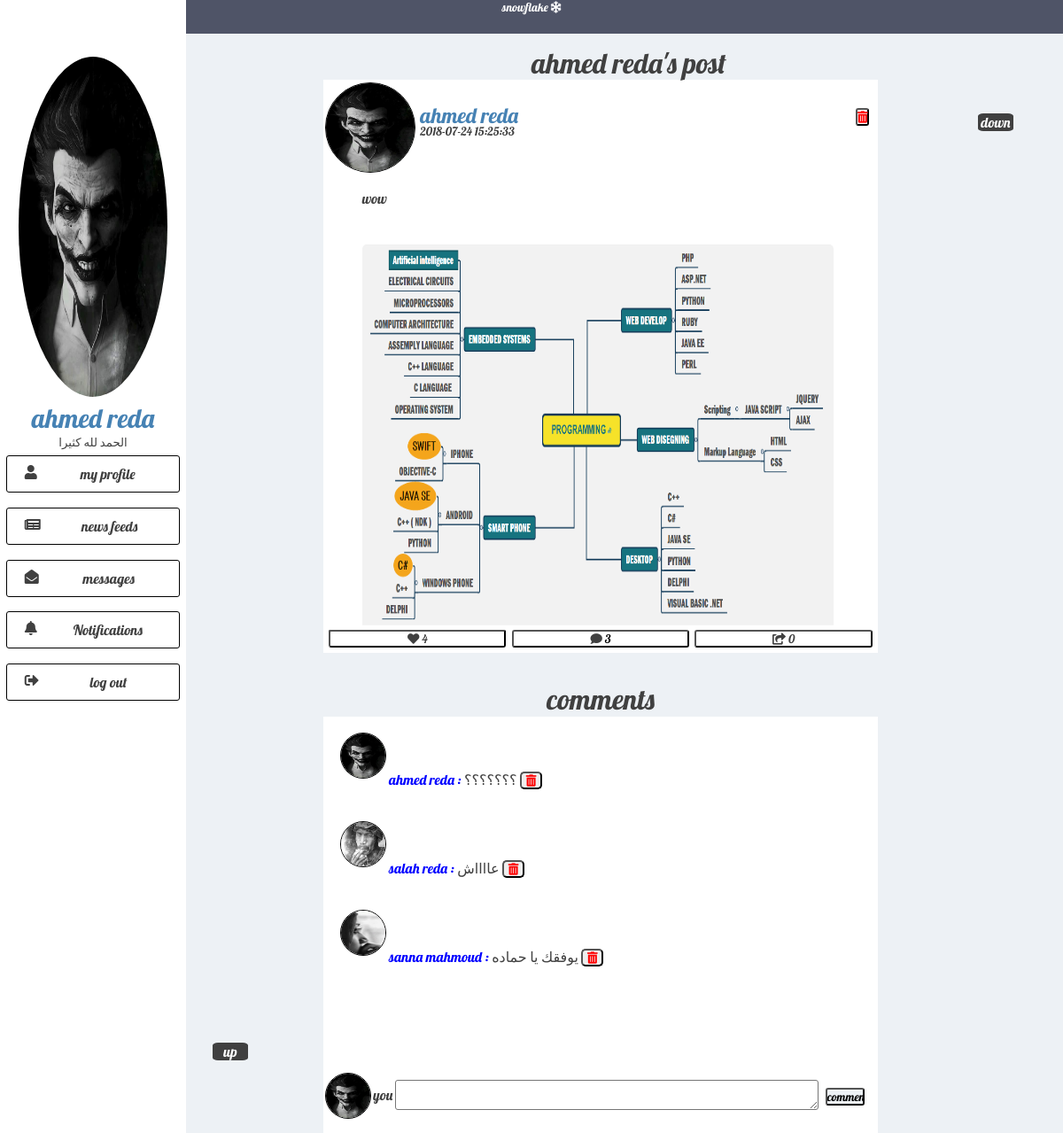
Screenshot of /?PG=S_post&post_id=124 (signed in) with the database file from the repository.
### tables this page shows
CREATE TABLE `posts` (
  `id` int(11) NOT NULL,
  `text` varchar(500) DEFAULT NULL,
  `time` timestamp NOT NULL DEFAULT CURRENT_TIMESTAMP,
  `likes` int(11) DEFAULT '0',
  `comments` int(11) DEFAULT '0',
  `share` int(11) DEFAULT '0',
  `user_id` int(11) NOT NULL
);

CREATE TABLE `users` (
  `id` int(11) NOT NULL,
  `username` varchar(150) NOT NULL,
  `password` varchar(500) NOT NULL,
  `email` varchar(150) NOT NULL,
  `birth_day` varchar(150) DEFAULT NULL,
  `bio` varchar(500) DEFAULT NULL,
  `job` varchar(150) DEFAULT NULL,
  `city` varchar(150) DEFAULT NULL,
  `time` timestamp NOT NULL DEFAULT CURRENT_TIMESTAMP ON UPDATE CURRENT_TIMESTAMP,
  `secret` varchar(150) NOT NULL
);

CREATE TABLE `comment` (
  `id` int(11) NOT NULL,
  `text` varchar(150) NOT NULL,
  `time` timestamp NULL DEFAULT CURRENT_TIMESTAMP,
  `post_id` int(11) NOT NULL,
  `user_id` int(11) NOT NULL
);

### includes/special/S_post.php (the view, shortened to what this page needs)
<?php
include_once('phpDB/connectDB.php');
	$query="SELECT posts.* , users.id , users.username FROM posts INNER JOIN users ON posts.user_id=users.id WHERE posts.id ='".post_id."' ORDER BY `posts`.`time` DESC;";
			$result=mysqli_query($connect,$query);
			$row=mysqli_fetch_row($result);
		$post_user_name=$row[8];
?>
<a href="#bottom"><div class="go">down</div></a>
<a href="#top"><div class="go" style="top:92%;
	left: 20%;">up</div></a>
<link rel="stylesheet" href="css/S_post.css">
<h1 style=" position: fixed; top:4%;left:50%; z-index: 10;"><?php echo $post_user_name ;?>'s post</h1>
<br>
<br>
<br>
	<div id="posts">
		<?php
				echo'
		<form  class="post the_post" >
			<img src="cloud/'.$row[7].'/profile.jpg?v='.$_SESSION["my_version"].'">
		<a href="?PG=S_profile&S_user_id='.$row[7].'"><h2 style="color:steelblue!important;">'.$row[8].'</h2></a>
			<h5>'.$row[2].'</h5>
			<p style="padding-bottom:30px;">'.$row[1].'</p>
				';
				if(file_exists('cloud/'.$row[7].'/pro_post_img/'.$row[0].'.jpg'))
				{
					echo '<div class="post_img"><img src="cloud/'.$row[7].'/pro_post_img/'.$row[0].'.jpg"></div>';
				}
		if($row[7]==$_SESSION["id"])
		{
			echo'
			<button  type="submit" class="delete" style="width:15px!important;top:5%!important;left:95%!important;"><i class="fas fa-trash-alt" style="color:red!important;"></i><button>
			';
		}
				echo'
			<button  type="submit" class="share therdbutton" id="B_share'.$row[0].'" ><i class="fas fa-share-square" id="I_share'.$row[0].'"> </i><span id="C_share'.$row[0].'" value="'.$row[5].'"> '.$row[5].'</span></button>
			<button  type="submit" class="comment secondbutton" ><i class="fas fa-comment"></i> '.$row[4].'</button>
			<button type="submit" id="B_like'.$row[0].'" class="like firstbutton" > <i class="fas fa-heart" id="I_like'.$row[0].'" ></i><span id="C_like'.$row[0].'" value="'.$row[2].'"> '.$row[3].'</span> </button>
			';
			echo '
			<input type="hidden" name="post_id" value="'.$row[0].'">
			<input type="hidden" name="type" id="type'.$row[0].'" value="unliked">
			<input type="hidden" name="which" class="which" value="none">
			<input type="hidden" name="who" value="post">
		</form>
		<h1 style="display: inline-block!important;">comments</h1>
		';
		include_once('phpDB/connectDB.php');
			$query="SELECT posts.user_id FROM comment INNER JOIN posts ON comment.post_id=posts.id WHERE comment.post_id ='".post_id."' ORDER BY `comment`.`time` ASC;";
			$result=mysqli_query($connect,$query);
			$row=mysqli_fetch_row($result);
			$post_user=$row[0];
		$query="SELECT comment.* , users.id , users.username FROM comment INNER JOIN users ON comment.user_id=users.id WHERE comment.post_id ='".post_id."' ORDER BY `comment`.`time` ASC;";
			$result=mysqli_query($connect,$query);
			while ($row=mysqli_fetch_row($result))
			{
				echo'
			<form class="comments" action="phpDB/like.php"  method="post" enctype="multipart/form-data"  >
			<img class="U_profile" src="cloud/'.$row[5].'/profile.jpg?v='.$_SESSION["my_version"].'">
			<a href ="?PG=S_profile&S_user_id='.$row[4].'"><p><span style="color:blue!important;">'.$row[6].' : </span>'.$row[1].'</p></a>
			';
			if($row[4]==$_SESSION["id"]||$post_user==$_SESSION["id"])
			{
			echo '
			<button type="submit" style="width:25px!important;"><i class="fas fa-trash-alt" style="color:red!important;"></i></button>
			';
			}
			echo'
			<input type="hidden" name="comment_id"  value="'.$row[0].'">
			<input type="hidden" name="post_id" value="'.$_GET["post_id"].'">
			<input type="hidden" name="who"  value="comment_delete">
			</form>
		';
			}
		echo '<div class="comments">
		<form class="message" action="phpDB/like.php"  method="post" enctype="multipart/form-data" >
					<img class="C_profile" src="cloud/'.$_SESSION["id"].'/profile.jpg?v='.$_SESSION["my_version"].'">
					<h4>you </h4>
				<textarea name="comment"></textarea>
				<input type="hidden" name="post_id" value="'.$_GET["post_id"].'">
				<input type="hidden" name="who" value="insert_comment">
				<input type="submit" value="comment" >
			</form>
			</div>
		';
	?>
</div>

### css/index.css (style rules this page uses)
* { color: #404040!important; font-family: 'Lobster', cursive; font-weight:100!important; margin: 0; padding: 0; }
input,textarea,button { color: #000!important; border-radius: 5px; }
input[type="submit"],input[type="reset"],button { color: #000!important; }
body { width: 100%; min-height:580px; position: relative; background-color:#edf1f5; background-repeat: no-repeat; background-size: 100% 100%; background-attachment:fixed; }
.go { width: 40px; height: 20px; background-color:#404040; border-radius:15%; position: fixed; top:10%; left: 92%; color: white!important; text-align: center; z-index: 10; cursor: pointer; }

### css/S_post.css (style rules this page uses)
#posts { text-align:center; position: relative; margin-left: 13%; }
#posts .post { width: 60%; min-height:150px; margin: auto; margin-top:30px; position: relative; text-align: left; background-color:#ffffff; }
#posts .post img:first-child { width: 100px; height: 100px; border: 1px solid black; border-radius:50%; margin:0.4% 0.4%; }
#posts .post h2 { display: inline-block; position: absolute; margin:4% 0.4%; }
#posts .post h5 { display: inline-block; position: absolute; margin:8% 0.4%; }
#posts .post p { margin: 2%; margin-left: 7%; }
#posts .post button { position: absolute; top:96%; width: 32%; margin-left: 1%; background-color: white; border-radius:3px; }
#posts .post .firstbutton { left:0%; }
#posts .post .secondbutton { left:33%; }
#posts .post .therdbutton { left:66%; }
#posts .post .post_img { width: 100%; }
#posts .post .post_img img { min-width:85% ; min-height: 430px; max-width:500px ; margin-left: 7%; display: block; padding-bottom: 5%; margin-bottom: 5%; border: 0; border-radius: 5px; }
.comments { width: 60%; min-height:100px; margin: auto; position: relative; text-align: left; background-color:#ffffff; }
.comments p { padding-top:0%; padding-left:0%; display: inline-block; }
.message { width: 100%; min-height:70px; text-align: left; background-color:#ffffff; position: absolute; top:100%; left: 0%; }
.C_profile { width: 50px!important; height: 50px!important; border: 1px solid black; border-radius:50%; margin:0.4% 0.4%; }
.U_profile { width: 50px!important; height: 50px!important; border: 1px solid black; border-radius:50%; margin:3% 0% 1% 3%; }
.message h4 { display: inline-block; position:absolute; top:25%; left: 9%; }
textarea { position:absolute; top:15%; left: 13%; width: 76%; border-radius: 3px; }
input[type="submit"] { position:absolute; top:27%; left: 90.5%; width: 7%; border-radius: 3px; background-color: #edf1f5; }

### rows the page displays
posts: user.username "ahmed reda", time "2018-07-24 15:25:33", text "wow", share "0", comments "3", likes "4"
comment: shows a picture, user.username "ahmed reda", text "؟؟؟؟؟؟؟"
comment: shows a picture, user.username "salah reda", text "عااااش"
comment: shows a picture, user.username "sanna mahmoud", text "يوفقك يا حماده"

### other values shown
$_SESSION["username"] "ahmed reda"
$_SESSION["bio"] "الحمد لله كثيرا"
